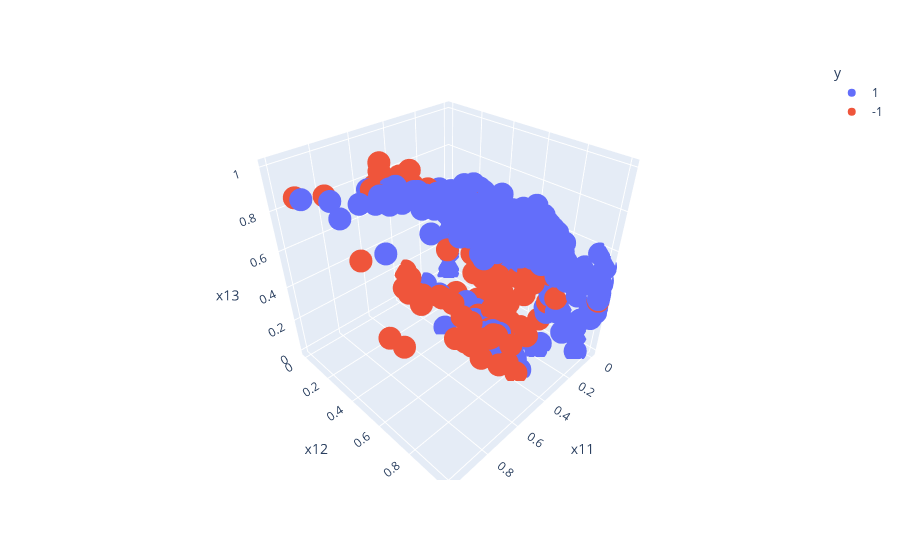

The notebook cell this image was saved under:
### Markdown cell above
# Scatterplot Visualization

### Code cell
# rel_df = n_df[['x11','x12','x13','y']]
# fig = px.scatter_3d(rel_df, x='x11', y='x12', z='x13',
#                     color='y')
# fig.show()

### Figure 1 — Plotly figure (JSON) as saved in the notebook; plotly's stock layout.template omitted (floating-point values rounded to 4 significant figures; data arrays with more than 128 entries replaced by an {"elided": "..."} marker saying what was removed)
{"data": [{"hovertemplate": "y=1<br>x11=%{x}<br>x12=%{y}<br>x13=%{z}<extra></extra>", "legendgroup": "1", "marker": {"color": "#636efa", "symbol": "circle"}, "mode": "markers", "name": "1", "scene": "scene", "showlegend": true, "type": "scatter3d", "x": {"elided": "719 float values"}, "y": {"elided": "719 float values"}, "z": {"elided": "719 float values"}}, {"hovertemplate": "y=-1<br>x11=%{x}<br>x12=%{y}<br>x13=%{z}<extra></extra>", "legendgroup": "-1", "marker": {"color": "#EF553B", "symbol": "circle"}, "mode": "markers", "name": "-1", "scene": "scene", "showlegend": true, "type": "scatter3d", "x": [0, 0.51, 0.45, 0.4, 0, 0.97, 0.99, 0.61, 0.5, 0.38, 0.13, 0.39, 0, 0.09, 0.13, 0.23, 0.11, 0.18, 0.64, 0.49, 0.69, 0.28, 0.67, 0.46, 0.54, 0.35, 0.77, 0.23, 0.84, 1, 0.17, 0.72, 0.64, 0.68, 0.05, 0, 0.63, 0.33, 0.13, 0.34, 0.08, 0.04, 0.04, 0.68, 0.48, 0.14, 0.4, 0.69, 0.4, 0.95, 0.86, 0.19, 0.17, 0.71, 0.22, 0.32, 1, 0.27, 0, 0.19, 0.14, 0.85, 0.41, 0.54, 0.53, 0.23, 0.6, 0.2, 0.15, 0.11, 0.49, 0.1, 0.09, 0, 0.81, 0.56, 0.16, 0.63, 0.34, 0.43, 0.46, 0.57, 0.01, 0.02, 0.48, 0.03, 0.56, 0.08, 0.33, 0.08], "y": [0.69, 0.28, 0.74, 0.33, 0.73, 0.65, 0.36, 0.32, 0.75, 0.84, 0.19, 0.79, 0.53, 0.32, 0.49, 0.54, 0.58, 0.46, 0.23, 0.75, 0.34, 0.44, 0.71, 0.84, 0.22, 0, 0.46, 0.5, 0.44, 0.56, 0.56, 0.39, 0.77, 0.96, 0.5, 0.15, 0.41, 0.56, 0.5, 0.37, 0.77, 0.38, 0.5, 0.28, 0.29, 0.55, 0.1, 0.58, 0.35, 0.71, 0.49, 0.42, 0.5, 0.52, 0.49, 0.59, 0.15, 0.62, 0.09, 0.5, 0.53, 0.49, 0.74, 0.68, 0.64, 0.4, 0.77, 0.55, 0.51, 0.65, 0.76, 0.5, 0.64, 1, 0.42, 0.37, 0.7, 0.77, 0.51, 0.83, 0.55, 1, 0.78, 0.37, 0.7, 0.5, 0.28, 0.5, 0.32, 0.68], "z": [0.02, 0.25, 0.23, 0.2, 0.16, 0.49, 1, 0.94, 0.87, 0, 0, 0.04, 0.22, 0, 0, 0, 0, 0, 0.98, 0.24, 0.95, 0.46, 0.33, 0.89, 0.27, 0.17, 1, 0.37, 1, 0.82, 0, 0.97, 0.44, 0.36, 0.02, 0.35, 1, 0.4, 0.01, 0.14, 0.4, 0, 0.06, 0.97, 0.23, 0, 0.2, 1, 0.2, 0.47, 0.98, 0, 0.08, 1, 0.38, 0.02, 0.92, 0.03, 0.29, 0.43, 0, 1, 0.46, 0.27, 0.17, 0.42, 0.98, 0.34, 0, 0.01, 0.25, 0.09, 0.21, 0.32, 1, 0.26, 0.42, 0.3, 0.41, 0.21, 0.23, 0.47, 0.22, 0.01, 0.07, 0.04, 0.28, 0.06, 0.45, 0.3]}], "layout": {"legend": {"title": {"text": "y"}, "tracegroupgap": 0}, "margin": {"t": 60}, "scene": {"domain": {"x": [0, 1], "y": [0, 1]}, "xaxis": {"title": {"text": "x11"}}, "yaxis": {"title": {"text": "x12"}}, "zaxis": {"title": {"text": "x13"}}}}}
